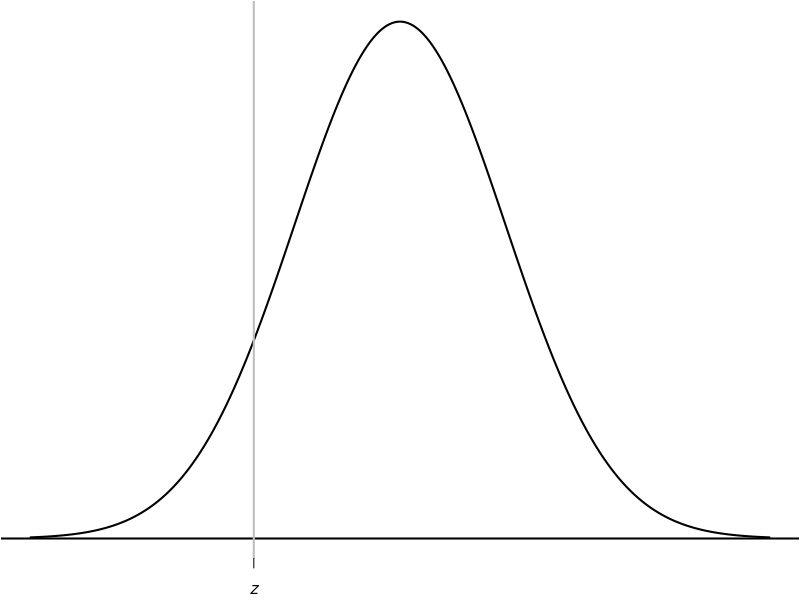

Reproduce this figure in R. (Note: this script raises an error after producing the figure.)
## ---- chunk 1
par(mar = c(2.1, 
            0.05, 
            0.05, 
            0.05))
delta <- 0.01
z <- seq(-3.5, 3.5, 
         by = delta)
zy <- dnorm(z)

zval <- -1.385 # Add the last digit 5 so shading works. Really, z = -1.38

plot( zy ~ z,
      lwd = 2,
      type = "l",
      xlab = "",
      ylab = "",
      axes = FALSE)
#axis(side=1, at=-3:3)
axis(side = 1, 
     at = zval, 
     label = expression(italic(z)))
abline(h = 0, 
       lwd = 2)

abline(v = zval, 
       lwd = 2, 
       col = "grey")

xshade <- c(  seq(min(z), 
                  zval, 
                  by =  delta),
              seq(zval, 
                  min(z), 
                  by = -delta) )
yshade <- c( rep(0, length(xshade)/2),
             rev(zy[ z < zval]) )
            
polygon( xshade, 
         yshade, 
         col = plot.colour)

arrows(x0 = -2.5, 
       y0 = max(zy)/2,
       x1 = -1.8, 
       y1 = 0.05, 
       angle = 15,
       length = 0.1)
text(-2.5, max(zy)/2, 
     "Area",
     pos = 3)
## ---- chunk 2
z1 <- c( z1n <- seq(-3.5, 0, 
                    by = 0.1), 
         z1p <- seq(0, 3.5, 
                    by = 0.1))  # As zero gets two rows: pos and neg
z2 <- seq(0.00, 0.09, 
          by = 0.01)

Ztab <- array( dim = c(length(z1), 
                       length(z2)) )  

colnames(Ztab) <- sprintf("%.2f", z2 )
rownames(Ztab) <- paste("$", sprintf("%.1f", z1), "$")
rownames(Ztab)[length(z1n)] <- "$-0.0$"
rownames(Ztab)[length(z1n)+1] <- "$0.0$"

zero.count <- 0
for (i in 1:length(z1)){
  
  if ( z1[i] > 0 ){
    Ztab[i, ] <- pnorm( z1[i] + z2 )
  } 
  if ( z1[i] == 0 ){
    if (zero.count == 0 ){ # The first zero row: negative 0.00
      zero.count <- zero.count + 1 
      Ztab[i, ] <- pnorm( z1[i] - z2 )
      
    } else {               # The second zero row: positive 0.00
      Ztab[i, ] <- pnorm( z1[i] + z2 )
    }
  }
  if ( z1[i] < 0 ){
    Ztab[i, ] <- pnorm( z1[i] - z2 )
  }
}

## ---- chunk 3
ZtabNeg <-  formatC( Ztab[1: length(z1n), ], # For small values, that otherwise end up in sci notation
                     format = "f",
                     digits = 4)   

if( knitr::is_latex_output()) {
   kable(ZtabNeg,
        format = "latex",
        caption = "The probability that the area is less than the value of $z$ that is looked up",
        digits = 4,
        longtable = TRUE,
        escape = FALSE,
        align="r",
        booktab = TRUE) %>%
      kable_styling(font_size = 9)        

} else {# knitr::pandoc_to("epub3") ) {
   kable(ZtabNeg,
        format = "html",
        caption = "The probability that the area is less than the value of $z$ that is looked up",
        digits = 4,
        longtable = TRUE,
        escape = FALSE,
        align="r",
        booktab = TRUE)        
}
## ---- chunk 4
par(mar = c(2.1, 
            0.05, 
            0.05, 
            0.05))
delta <- 0.01
z <- seq(-3.5, 3.5, 
         by = delta)
zy <- dnorm(z)

zval <- 1.875 # Add the last digit 5 so shading works. Really, z = 1.87

plot( zy ~ z,
      lwd = 2,
      type = "l",
      xlab = "",
      ylab = "",
      axes = FALSE)
#axis(side=1, at=-3:3)
axis(side = 1, 
     at = zval, 
     label = expression( italic(z) ) )
abline(h = 0, 
       lwd = 2)

abline(v = zval, 
       lwd = 2, 
       col = "grey")

xshade <- c(  seq(min(z), 
                  zval, 
                  by = delta),
              seq(zval, 
                  min(z), 
                  by = -delta) )
yshade <- c( rep(0, length(xshade)/2),
             rev(zy[ z<zval]) )
            
polygon( xshade, yshade, 
         col = plot.colour)

arrows(-2.5, 
       max(zy)/2,
       0, 
       max(zy)/2, 
       angle = 15,
       length = 0.1)
text(-2.5, max(zy)/2, 
     "Area",
     pos = 3)
## ---- chunk 5
ZtabPos <- formatC( Ztab[ (length(z1n) + 1): length(z1), ],
                    format = "f",
                    digits = 4)

if( knitr::is_latex_output() ) {

   kable(ZtabPos,
        format = "latex",
        caption = "The probability that the area is less than the value of $z$ that is looked up",
        digits = 4,
        longtable = TRUE,
        escape = FALSE,
        align = "r",
        booktab = TRUE) %>%
      kable_styling(font_size = 9)
}
if( knitr::pandoc_to("epub3")) {
   kable(Ztab[ (length(z1n) + 1): length(z1), ],
        format = "html",
        caption = "The probability that the area is less than the value of $z$ that is looked up",
        digits = 4,
        longtable = TRUE,
        escape = FALSE,
        align = "r",
        booktab = TRUE) 
}
